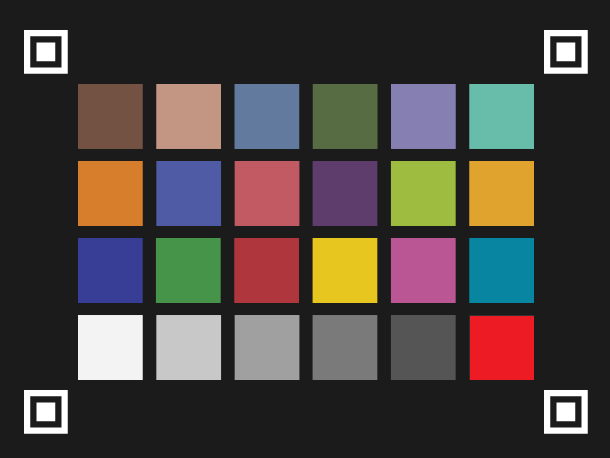
#> input picture img/image_1.png, 610 x 458 px
$ python HSV.py
#> lines starting #> are read from the running program, lines starting #| are printed output that depends on the picture; after the words box and inside, x2 and y2 are one past the last pixel; in counts of white or black regions, pixels touching at a corner belong together
import cv2
import matplotlib.pyplot as plt
import numpy as np
image = cv2.imread('./img/image_1.png')
#> image is the input picture: shape (458, 610, 3); mean B, G, R 63.1, 66.9, 73.6

# Converting the image to hsv
hsv = cv2.cvtColor(image, cv2.COLOR_BGR2HSV)
#> hsv: shape (458, 610, 3); mean H, S, V 25.8, 42.6, 83.6

lower_red = np.array([160,50,50])
upper_red = np.array([180,255,255])

mask = cv2.inRange(hsv, lower_red, upper_red)
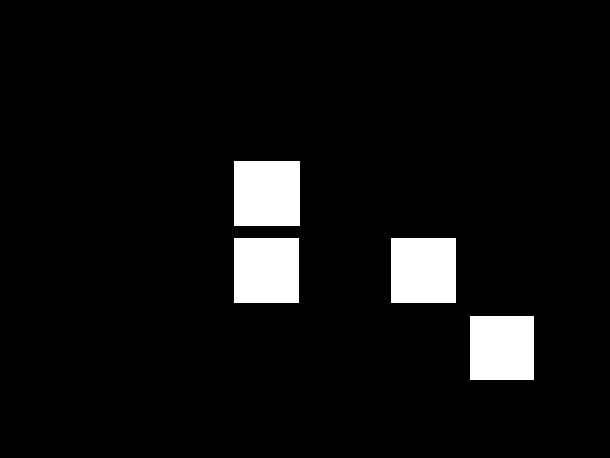
#> mask: shape (458, 610); 6% white; 4 white regions, box (x1, y1, x2, y2) and area: (234, 161, 300, 226) 4290, (234, 238, 299, 303) 4225, (391, 238, 456, 303) 4225, (470, 316, 534, 380) 4096

print(mask)
#> (printed output is left out)

cv2.imshow('MASK',mask)

res = cv2.bitwise_and(image, image, mask=mask)
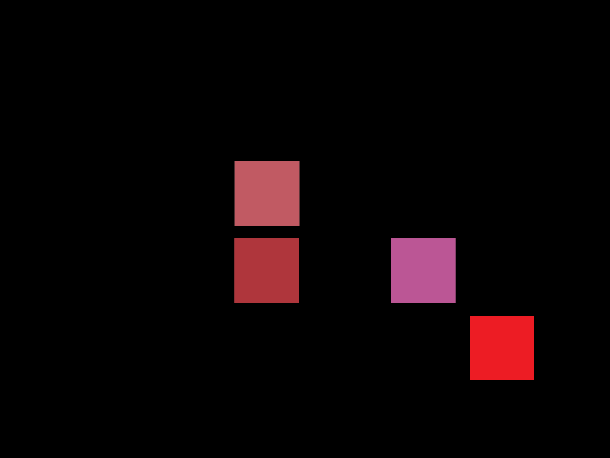
#> res: shape (458, 610, 3); mean B, G, R 5.2, 3.9, 11.8
cv2.imshow('Result',res)

cv2.waitKey(0)
cv2.destroyAllWindows()
